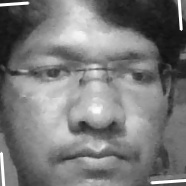
#> input picture WorkingPrototypeUniversityProject/WorkingPrototypeUniversityProject/dataSet/KUNDAN.0.jpg, 186 x 186 px, given in place of the camera
$ python Detector_Video.py
#> lines starting #> are read from the running program, lines starting #| are printed output that depends on the picture
### WorkingPrototypeUniversityProject/WorkingPrototypeUniversityProject/NameFind.py
  #     ----------- FUNCTION TO READ THE FILE AND ADD THE NAMES AND IDs IN TO TUPLES

import cv2
import math
import  time
import pandas as pan

now_time = time.clock()

face = cv2.CascadeClassifier('Haar/haarcascade_frontalcatface.xml')
glass_cas = cv2.CascadeClassifier('Haar/haarcascade_eye_tree_eyeglasses.xml')

WHITE = [255, 255, 255]

def FileRead():
    Info = open("Names.txt", "r")                       # Open th text file in readmode
#> (reads WorkingPrototypeUniversityProject/WorkingPrototypeUniversityProject/Names.txt from the repository)
    NAME = []                                           # The tuple to store Names
    while (True):                                       # Read all the lines in the file and store them in two tuples
        Line = Info.readline()
        if Line == '':
            break
        NAME.append(Line.split(",")[1].rstrip())

    return NAME                                     # Return the two tuples

Names = FileRead()                                 # Run the above Function to get the ID and Names Tuple

#     ------------------- FUNCTION TO FIND THE NAME  -----------------------------------------------------------


# [45 lines left out: functions ID2Name, AddName, DispID, not called in this run]


def draw_box(Image, x, y, w, h):
    cv2.line(Image, (x, y), (x + (w//5) ,y), WHITE, 2)
    cv2.line(Image, (x+((w//5)*4), y), (x+w, y), WHITE, 2)
    cv2.line(Image, (x, y), (x, y+(h//5)), WHITE, 2)
    cv2.line(Image, (x+w, y), (x+w, y+(h//5)), WHITE, 2)
    cv2.line(Image, (x, (y+(h//5*4))), (x, y+h), WHITE, 2)
    cv2.line(Image, (x, (y+h)), (x + (w//5) ,y+h), WHITE, 2)
    cv2.line(Image, (x+((w//5)*4), y+h), (x + w, y + h), WHITE, 2)
    cv2.line(Image, (x+w, (y+(h//5*4))), (x+w, y+h), WHITE, 2)

    '''
    cv2.line(Image, (x, y), (x + (w/5) ,y), WHITE, 2)
    cv2.line(Image, (x+((w/5)*4), y), (x+w, y), WHITE, 2)
    cv2.line(Image, (x, y), (x, y+(h/5)), WHITE, 2)
    cv2.line(Image, (x+w, y), (x+w, y+(h/5)), WHITE, 2)
    cv2.line(Image, (x, (y+(h/5*4))), (x, y+h), WHITE, 2)
    cv2.line(Image, (x, (y+h)), (x + (w/5) ,y+h), WHITE, 2)
    cv2.line(Image, (x+((w/5)*4), y+h), (x + w, y + h), WHITE, 2)
    cv2.line(Image, (x+w, (y+(h/5*4))), (x+w, y+h), WHITE, 2)
    '''

# ---------------     SECOND ID BOX      ----------------------
# [39 lines left out: functions DispID2, DispID3, not called in this run]


def DrawBox(Image, x, y, w, h):
    cv2.rectangle(Image, (x, y), (x + w, y + h), (255, 255, 255), 1)     # Draw a rectangle arround the face

# ----------------------------- THIS FUNCTION TAKES IN SPEC CASCADE, FACE CASCADE AND AN IMAGE
# ------------------------- IT RETURNS A CROPPED FACE AND IF POSSIBLE STRAIGHTENS THE TILT OF THE HEAD


# [25 lines left out: function DetectEyes, not called in this run]


def tell_time_passed():
    print('TIME PASSED ' + str(round(((time.clock() - now_time)/60), 2)) + ' MINS')


def ExcelFile():
    pass

### WorkingPrototypeUniversityProject/WorkingPrototypeUniversityProject/Detector_Video.py
# -------------------------- FACE DITECTION USING HAAR CASCADES ---------------------------
# ---------------------------- UNIVERSITY_PROJECT-GROUP-15---- ----------------------------
'''
#requirements:
	haarFiles = {face and eye}
	cameraInput = here, VideoCapture(0)

	I/P = StreamOfImages || video frames from the camera
	O/P = live Video marking the detected faces

'''

import cv2                  # Importing the opencv
import NameFind				# userDefined Module for easy functioning of the operations

# import the Haar cascades for face and eye detection

face_cascade = cv2.CascadeClassifier('Haar/haarcascade_frontalcatface.xml')
eye_cascade = cv2.CascadeClassifier('Haar/haarcascade_eye.xml')

cap = cv2.VideoCapture(0)

while True:

    ret, img = cap.read()
#> img is the input picture: shape (186, 186, 3); min 17, max 255, mean 121.8
    gray = cv2.cvtColor(img, cv2.COLOR_BGR2GRAY)                    # Convert the Camera IMAGE to gray
    # ---------------------------------- FACE DETECTION ------------------------------------

    faces = face_cascade.detectMultiScale(gray, 1.3, 5)             # Detect the faces and store the positions
#> faces = [[13, 9, 163, 163]]
    for (x, y, w, h) in faces:                                      # Frames  LOCATION X, Y  WIDTH, HEIGHT
        gray_face = cv2.resize((gray[y: y+h, x: x+w]), (110, 110))  # The Face is isolated and cropped
        eyes = eye_cascade.detectMultiScale(gray_face)
        for (ex, ey, ew, eh) in eyes:
           #print(ex,' = ex', ey,'  = ey',ew,'  = ew',eh,'  = eh')	#to eliminate to recognize the tilted faces
           NameFind.draw_box(gray, x, y, w, h)						#to Draw the boxes in the gray_converted image
#> this loop made 1 pass
#> (x, y, w, h, eyes) on pass 1: (13, 9, 163, 163, [[70, 32, 26, 26]])
#> pass 1, `gray_face = cv2.resize((gray[y: y+h, x: x+w]), (110, 110))`:
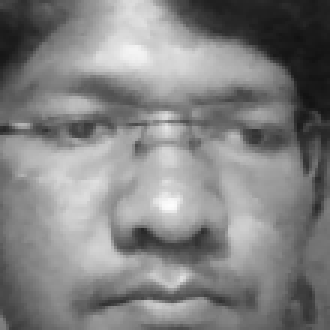
#> gray_face: shape (110, 110) (shown 3 times larger); min 17, max 252, mean 129.8
#> after the loop:
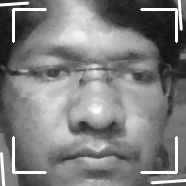
#> gray: shape (186, 186); min 17, max 255, mean 126.3

    cv2.imshow('Face Detection Using Haar-Cascades ', gray)         # Show the video
    if cv2.waitKey(1) & 0xFF == ord('q'):                           # Quit if the key is Q
#> (key q is pressed here)
        break

cv2.destroyAllWindows()
